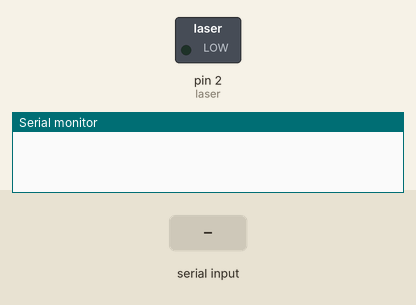
The sketch below on a simulated Arduino Uno, built with avr-gcc and run on an emulated ATmega328P. On the bench: switched loads named in the sketch (green lamp = pin HIGH), the last lines printed to the serial monitor. The inputs (shaded band) are chosen by the test bench.

Above: at 1.2 s.
1.3 s: "1\n" received over Serial
At 6.7 s:
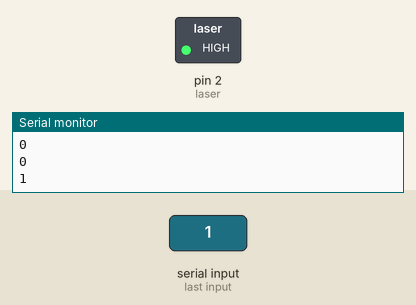
Timing chart, 0 to 9.8 s (numbered marks = the images above; inputs shaded):
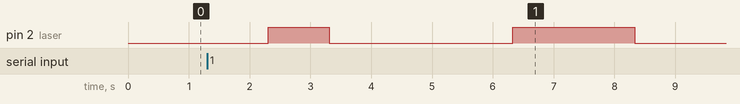

The sketch:

predajnikdirektna.ino
```cpp
#define laser 2

volatile float vreme=0;
const double t0 =5;
const double t1 = 10;
const double tp = 5;
const double tdir =1000;
bool inic = 0;
//izmeniti kasnije!!

void milipauza(double v){
  double pocetak = vreme;
  while(vreme-pocetak<=v){
  }
}

//! izmenjeno
void charToSignal(char c)
{
  if(c==10){
    inic=0;
  }
  int n=c;
  Serial.print("konverzija: ");
  Serial.println(n);
  for (int i = 7; i >= 0; i--) {
  int k = n >> i;
  if (k & 1)
    sendSignalDir('1');
  else
    sendSignalDir('0');
  }
}

void setup() {
  Serial.begin(9600);
  pinMode(laser, OUTPUT);
  TCCR1A = 0b00000000;
  TCCR1B = 0b00001011;
  OCR1A = 250;
  TCNT1=0;
  TIMSK1=0B00000010;
}

ISR(TIMER1_COMPA_vect)
{
  vreme++;
}

void sendSignal(char incomingByte){
  if(incomingByte=='1'){
      digitalWrite(laser, HIGH);
      milipauza(t1);
      Serial.print(incomingByte);
    }else if(incomingByte=='0'){
      digitalWrite(laser,HIGH);
      milipauza(t0);
      Serial.print(incomingByte);
    }
    digitalWrite(laser,LOW);
    milipauza(tp);
}

void sendSignalDir(char incomingByte){
  if(incomingByte=='1'){
      digitalWrite(laser, HIGH);
      Serial.println("1");
      milipauza(tdir);
      digitalWrite(laser, LOW);
      //Serial.println(incomingByte);
    }else if(incomingByte=='0'){
      digitalWrite(laser,LOW);
      Serial.println("0");
      milipauza(tdir);
      //Serial.println(incomingByte);
    }
}

void initSeq(){
    Serial.println("Inicijalna sekvenca");
    digitalWrite(laser, LOW);
    Serial.println("0");
    milipauza(tdir);
    digitalWrite(laser, HIGH);
    Serial.println("1");
    milipauza(tdir);
    digitalWrite(laser, LOW);
    Serial.println("0");
    milipauza(tdir);
    Serial.println("Pocetak signala");
}

void loop() {
  if (Serial.available() > 0) {
    if (!inic){
      initSeq();
      inic = 1;
    }
    char incomingByte = Serial.read();
    ///Serial.println("tekst: ");
    Serial.println(incomingByte);
    //signal(incomingByte);
    charToSignal(incomingByte);
  }
}
```

Measured:
- after the input at 1.3 s, pin 2 (laser): LOW → HIGH after 1.0 s, → LOW 1.0 s later, → HIGH 3.0 s later, → LOW 2.0 s later
